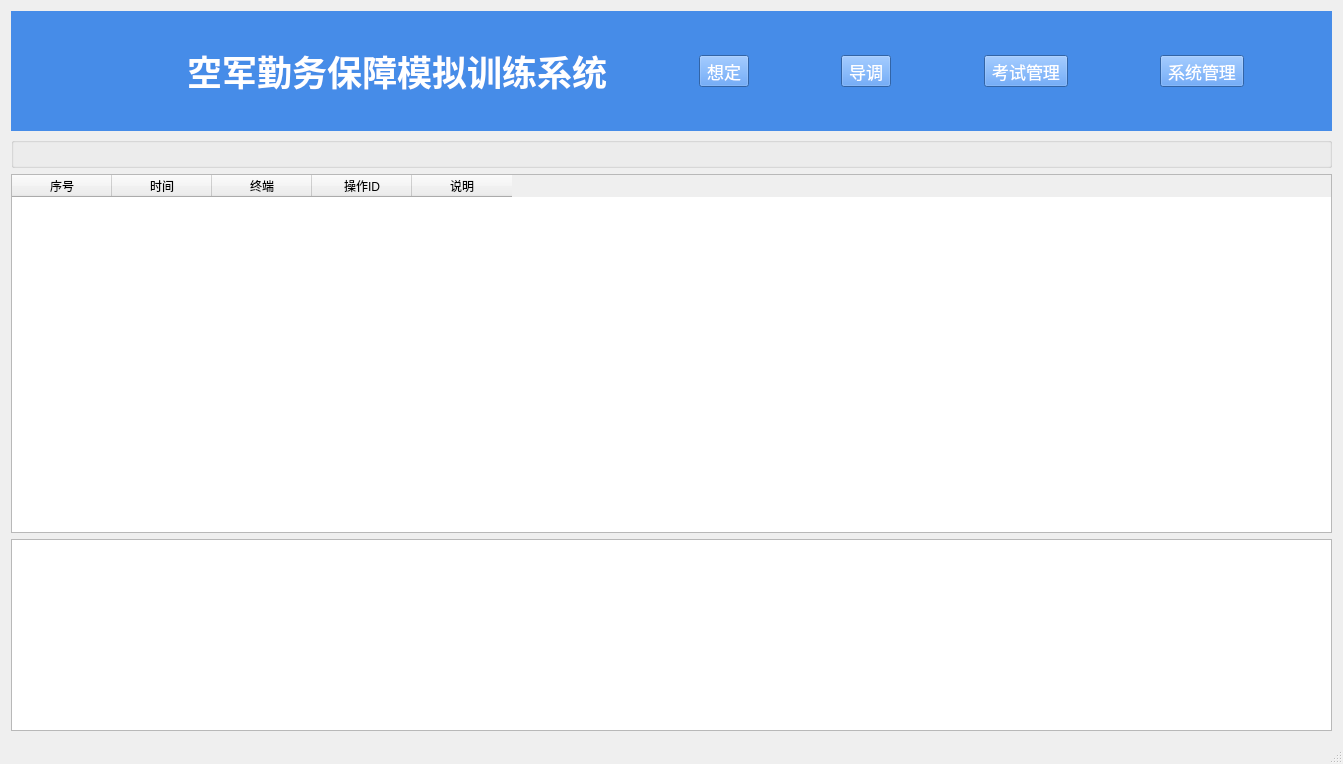
<?xml version="1.0" encoding="UTF-8"?>
<ui version="4.0">
 <class>EControlSysClass</class>
 <widget class="QMainWindow" name="EControlSysClass">
  <property name="geometry">
   <rect>
    <x>0</x>
    <y>0</y>
    <width>1343</width>
    <height>764</height>
   </rect>
  </property>
  <property name="windowTitle">
   <string>空军勤务保障模拟训练系统</string>
  </property>
  <widget class="QWidget" name="centralWidget">
   <layout class="QVBoxLayout" name="verticalLayout" stretch="0,0,1,0">
    <item>
     <widget class="QWidget" name="widget" native="true">
      <property name="minimumSize">
       <size>
        <width>0</width>
        <height>120</height>
       </size>
      </property>
      <property name="styleSheet">
       <string notr="true">QWidget{
background-color: rgb(70, 140, 232);
}
QToolButton{
 	font-family:Microsoft Yahei;
    font-size:13pt;
	color: rgb(255, 255, 255);
}
.QPushButton:hover,.QToolButton:hover{
background:qlineargradient(spread:pad,x1:0,y1:0,x2:0,y2:1,stop:0 #F2F9FF,stop:1 #DAEFFF);
}
.QPushButton:pressed,.QToolButton:pressed{
background:qlineargradient(spread:pad,x1:0,y1:0,x2:0,y2:1,stop:0 #DEF0FE,stop:1 #C0DEF6);
}
</string>
      </property>
      <layout class="QHBoxLayout" name="horizontalLayout">
       <property name="spacing">
        <number>15</number>
       </property>
       <item>
        <widget class="QLabel" name="label">
         <property name="minimumSize">
          <size>
           <width>150</width>
           <height>75</height>
          </size>
         </property>
         <property name="maximumSize">
          <size>
           <width>150</width>
           <height>75</height>
          </size>
         </property>
         <property name="styleSheet">
          <string notr="true">border-image: url(:/EControlSys/res/u17.png);</string>
         </property>
         <property name="text">
          <string/>
         </property>
        </widget>
       </item>
       <item>
        <widget class="QLabel" name="label_2">
         <property name="text">
          <string>&lt;html&gt;&lt;head/&gt;&lt;body&gt;&lt;p&gt;&lt;span style=&quot; font-size:26pt; font-weight:600; color:#ffffff;&quot;&gt;空军勤务保障模拟训练系统&lt;/span&gt;&lt;/p&gt;&lt;/body&gt;&lt;/html&gt;</string>
         </property>
        </widget>
       </item>
       <item>
        <spacer name="horizontalSpacer_5">
         <property name="orientation">
          <enum>Qt::Horizontal</enum>
         </property>
         <property name="sizeHint" stdset="0">
          <size>
           <width>40</width>
           <height>20</height>
          </size>
         </property>
        </spacer>
       </item>
       <item>
        <widget class="QToolButton" name="plan">
         <property name="styleSheet">
          <string notr="true"/>
         </property>
         <property name="text">
          <string>想定</string>
         </property>
         <property name="icon">
          <iconset resource="EControlSys.qrc">
           <normaloff>:/EControlSys/res/plan.png</normaloff>:/EControlSys/res/plan.png</iconset>
         </property>
         <property name="iconSize">
          <size>
           <width>100</width>
           <height>64</height>
          </size>
         </property>
         <property name="toolButtonStyle">
          <enum>Qt::ToolButtonTextUnderIcon</enum>
         </property>
        </widget>
       </item>
       <item>
        <spacer name="horizontalSpacer_2">
         <property name="orientation">
          <enum>Qt::Horizontal</enum>
         </property>
         <property name="sizeHint" stdset="0">
          <size>
           <width>40</width>
           <height>20</height>
          </size>
         </property>
        </spacer>
       </item>
       <item>
        <widget class="QToolButton" name="control">
         <property name="styleSheet">
          <string notr="true"/>
         </property>
         <property name="text">
          <string>导调</string>
         </property>
         <property name="icon">
          <iconset resource="EControlSys.qrc">
           <normaloff>:/EControlSys/res/control.png</normaloff>:/EControlSys/res/control.png</iconset>
         </property>
         <property name="iconSize">
          <size>
           <width>100</width>
           <height>64</height>
          </size>
         </property>
         <property name="toolButtonStyle">
          <enum>Qt::ToolButtonTextUnderIcon</enum>
         </property>
        </widget>
       </item>
       <item>
        <spacer name="horizontalSpacer_3">
         <property name="orientation">
          <enum>Qt::Horizontal</enum>
         </property>
         <property name="sizeHint" stdset="0">
          <size>
           <width>40</width>
           <height>20</height>
          </size>
         </property>
        </spacer>
       </item>
       <item>
        <widget class="QToolButton" name="kaoshi">
         <property name="styleSheet">
          <string notr="true"/>
         </property>
         <property name="text">
          <string>考试管理</string>
         </property>
         <property name="icon">
          <iconset resource="EControlSys.qrc">
           <normaloff>:/EControlSys/res/kaoshi.png</normaloff>:/EControlSys/res/kaoshi.png</iconset>
         </property>
         <property name="iconSize">
          <size>
           <width>100</width>
           <height>64</height>
          </size>
         </property>
         <property name="toolButtonStyle">
          <enum>Qt::ToolButtonTextUnderIcon</enum>
         </property>
        </widget>
       </item>
       <item>
        <spacer name="horizontalSpacer_4">
         <property name="orientation">
          <enum>Qt::Horizontal</enum>
         </property>
         <property name="sizeHint" stdset="0">
          <size>
           <width>40</width>
           <height>20</height>
          </size>
         </property>
        </spacer>
       </item>
       <item>
        <widget class="QToolButton" name="system">
         <property name="styleSheet">
          <string notr="true"/>
         </property>
         <property name="text">
          <string>系统管理</string>
         </property>
         <property name="icon">
          <iconset resource="EControlSys.qrc">
           <normaloff>:/EControlSys/res/system.png</normaloff>:/EControlSys/res/system.png</iconset>
         </property>
         <property name="iconSize">
          <size>
           <width>100</width>
           <height>64</height>
          </size>
         </property>
         <property name="toolButtonStyle">
          <enum>Qt::ToolButtonTextUnderIcon</enum>
         </property>
        </widget>
       </item>
       <item>
        <spacer name="horizontalSpacer">
         <property name="orientation">
          <enum>Qt::Horizontal</enum>
         </property>
         <property name="sizeHint" stdset="0">
          <size>
           <width>40</width>
           <height>20</height>
          </size>
         </property>
        </spacer>
       </item>
      </layout>
     </widget>
    </item>
    <item>
     <widget class="QGroupBox" name="groupBox">
      <property name="styleSheet">
       <string notr="true"/>
      </property>
      <property name="title">
       <string/>
      </property>
      <property name="flat">
       <bool>false</bool>
      </property>
      <layout class="QVBoxLayout" name="verticalLayout_4">
       <property name="leftMargin">
        <number>0</number>
       </property>
       <property name="topMargin">
        <number>0</number>
       </property>
       <property name="rightMargin">
        <number>0</number>
       </property>
       <property name="bottomMargin">
        <number>0</number>
       </property>
      </layout>
     </widget>
    </item>
    <item>
     <widget class="QTableWidget" name="tableWidget">
      <column>
       <property name="text">
        <string>序号</string>
       </property>
      </column>
      <column>
       <property name="text">
        <string>时间</string>
       </property>
      </column>
      <column>
       <property name="text">
        <string>终端</string>
       </property>
      </column>
      <column>
       <property name="text">
        <string>操作ID</string>
       </property>
      </column>
      <column>
       <property name="text">
        <string>说明</string>
       </property>
      </column>
     </widget>
    </item>
    <item>
     <widget class="QTextBrowser" name="textBrowser"/>
    </item>
   </layout>
  </widget>
  <widget class="QStatusBar" name="statusBar"/>
  <action name="actionTest">
   <property name="text">
    <string>Test</string>
   </property>
  </action>
  <action name="actionqidong">
   <property name="text">
    <string>qidong</string>
   </property>
  </action>
 </widget>
 <layoutdefault spacing="6" margin="11"/>
 <resources>
  <include location="EControlSys.qrc"/>
 </resources>
 <connections/>
</ui>
